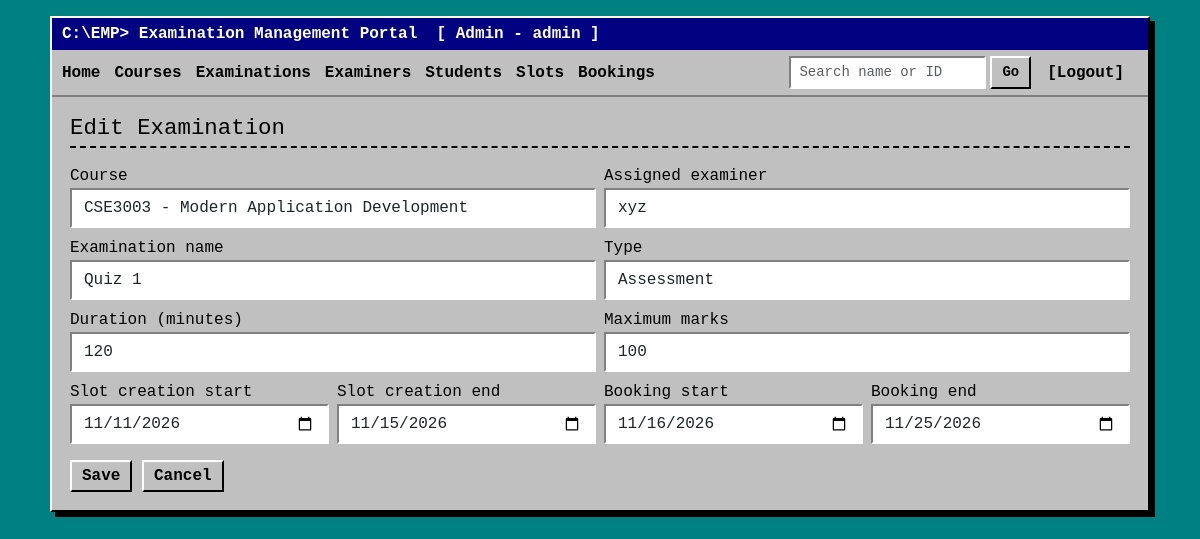
The page /admin/exam/1/edit (signed in) on the database its author committed.
### models.py (models this page shows, shortened)
class Exam(db.Model):
    id = db.Column(db.Integer, primary_key=True)
    course_id = db.Column(db.Integer, db.ForeignKey("course.id"), nullable=False)
    examiner_id = db.Column(db.Integer, db.ForeignKey("user.id"))
    name = db.Column(db.String(100), nullable=False)
    exam_type = db.Column(db.String(30), nullable=False)
    duration = db.Column(db.Integer, nullable=False)
    max_marks = db.Column(db.Integer, nullable=False)
    slot_start = db.Column(db.Date, nullable=False)
    slot_end = db.Column(db.Date, nullable=False)
    book_start = db.Column(db.Date, nullable=False)
    book_end = db.Column(db.Date, nullable=False)
    status = db.Column(db.String(20), default="Draft")
    course = db.relationship("Course", backref="exams")
    examiner = db.relationship("User")

### routes/admin.py (the view, shortened to what this page needs)
@admin.route("/exam/new", methods=["GET", "POST"])
@admin.route("/exam/<int:id>/edit", methods=["GET", "POST"])
@login_required("admin")
def exam_form(id=None):
    exam = db.get_or_404(Exam, id) if id else None
    examiners = User.query.filter_by(role="examiner", status="Approved").all()
    return render_template("admin/exam_form.html", exam=exam, courses=Course.query.all(),
                           examiners=examiners, types=EXAM_TYPES)

### app.py (called while the page is built)
@app.context_processor
def inject_user():
    return {"role": session.get("role"), "user_name": session.get("name")}

### helpers.py (called while the page is built)
def login_required(role):
    def decorator(page):
        @wraps(page)
        def wrapper(*args, **kwargs):
            if session.get("role") != role:
                flash("Please log in with the correct account.")
                return redirect(url_for("auth.login"))
            return page(*args, **kwargs)
        return wrapper
    return decorator

### templates/admin/exam_form.html (shortened to what this page needs)
{% extends "base.html" %}
{% block content %}
<h2>{{ 'Edit' if exam else 'New' }} Examination</h2>
<form method="post" class="row g-2">
  <div class="col-md-6">
    <label>Course</label>
    <select class="form-select" name="course_id" required>
      {% for c in courses %}
      <option value="{{ c.id }}" {{ 'selected' if exam and exam.course_id == c.id }}>{{ c.code }} - {{ c.name }}</option>
      {% endfor %}
    </select>
  </div>
  <div class="col-md-6">
    <label>Assigned examiner</label>
    <select class="form-select" name="examiner_id">
      {% for u in examiners %}
      <option value="{{ u.id }}" {{ 'selected' if exam and exam.examiner_id == u.id }}>{{ u.name }}</option>
      {% endfor %}
    </select>
  </div>
  <div class="col-md-6">
    <label>Examination name</label>
    <input class="form-control" name="name" value="{{ exam.name if exam }}" required>
  </div>
  <div class="col-md-6">
    <label>Type</label>
    <select class="form-select" name="exam_type">
      {% for t in types %}<option {{ 'selected' if exam and exam.exam_type == t }}>{{ t }}</option>{% endfor %}
    </select>
  </div>
  <div class="col-md-6">
    <label>Duration (minutes)</label>
    <input class="form-control" type="number" min="1" name="duration" value="{{ exam.duration if exam }}" required>
  </div>
  <div class="col-md-6">
    <label>Maximum marks</label>
    <input class="form-control" type="number" min="1" name="max_marks" value="{{ exam.max_marks if exam }}" required>
  </div>
  <div class="col-md-3"><label>Slot creation start</label>
    <input class="form-control" type="date" name="slot_start" value="{{ exam.slot_start if exam }}" required></div>
  <div class="col-md-3"><label>Slot creation end</label>
    <input class="form-control" type="date" name="slot_end" value="{{ exam.slot_end if exam }}" required></div>
  <div class="col-md-3"><label>Booking start</label>
    <input class="form-control" type="date" name="book_start" value="{{ exam.book_start if exam }}" required></div>
  <div class="col-md-3"><label>Booking end</label>
    <input class="form-control" type="date" name="book_end" value="{{ exam.book_end if exam }}" required></div>
  <div class="col-12 mt-3">
    <button class="btn">Save</button>
    <a class="btn" href="{{ url_for('admin.exams') }}">Cancel</a>
  </div>
</form>
{% endblock %}

### static/style.css (style rules this page uses)
html { background: #008080; color-scheme: only light; }
body { background: #008080; min-height: 100vh; font-family: "Courier New", Courier, monospace; color: #000; padding: 16px; }
h2 { font-size: 1.4rem; border-bottom: 2px dashed #000; padding-bottom: 4px; margin-bottom: 16px; }
a { color: #0000ee; }
.btn { background: #c0c0c0; color: #000; border: 2px solid; border-color: #fff #000 #000 #fff; border-radius: 0; font-family: inherit; font-weight: bold; padding: 2px 10px; }
.form-control, .form-select { background: #fff; border: 2px solid; border-color: #808080 #fff #fff #808080; border-radius: 0; font-family: inherit; }

### rows shown on the page
Exam: name "Quiz 1", duration "120", max_marks "100", slot_start "11/11/2026", slot_end "11/15/2026", book_start "11/16/2026", book_end "11/25/2026"

### other values the page prints
{{ user_name }} "Admin"
{{ role }} "admin"
{{ 'Edit' if exam else 'New' }} "Edit"
form field course_id "CSE3003 - Modern Application Development"
form field examiner_id "xyz"
form field exam_type "Assessment"
